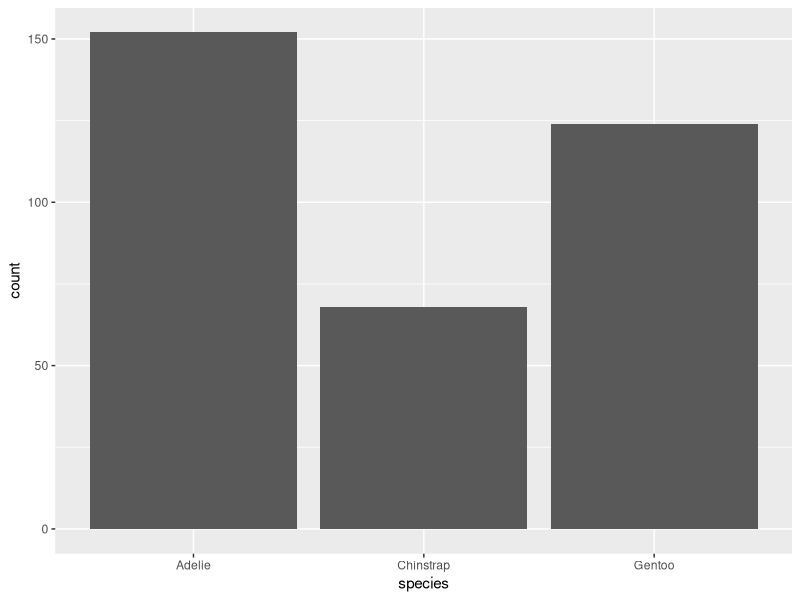
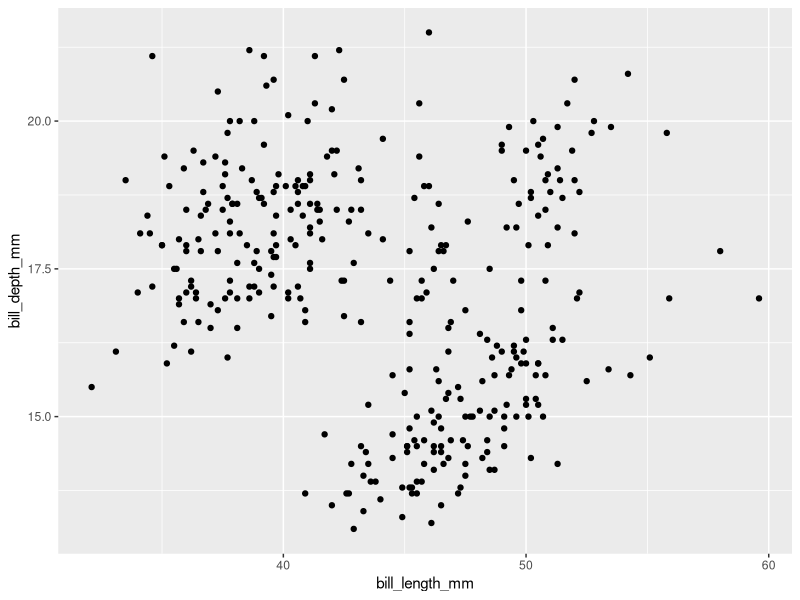
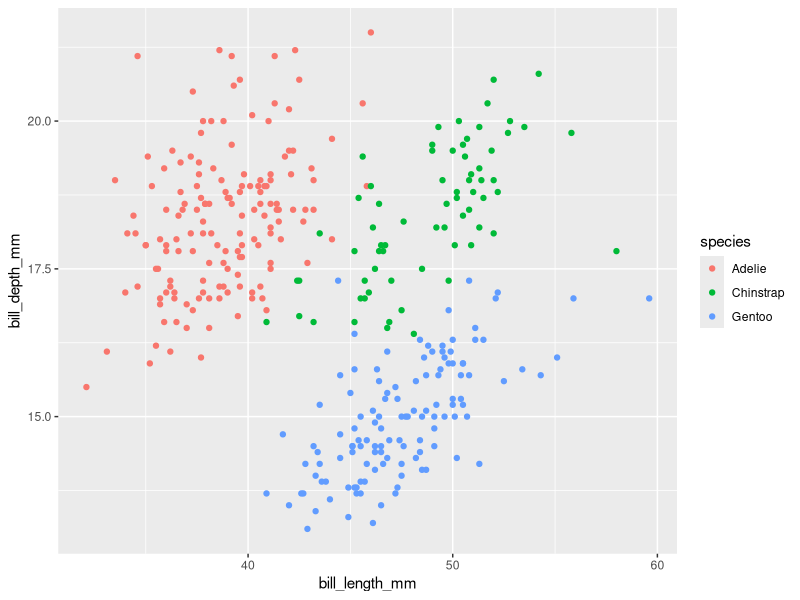
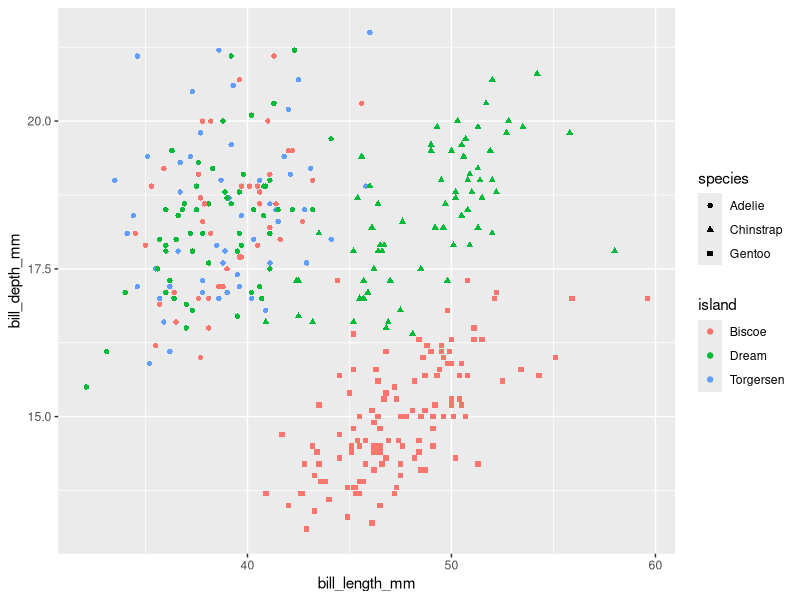

The R script that drew these images, in order:
## ---- chunk 1
#| label: Load Required Packages
#| echo: false
library(tidyverse)
library(palmerpenguins)
## ---- chunk 2
#| label: load-data

data(penguins)
## ---- chunk 3
#| label: barchart
ggplot(data = penguins) +
  geom_bar(mapping = aes(
    x = species, 
  ))
## ---- chunk 4
#| label: scatterplot
ggplot(data = penguins) +
  geom_point(mapping = aes(
    x = bill_length_mm, 
    y = bill_depth_mm
  ))
## ---- chunk 5
#| label: scatterplot-with-one-categorical-variable

ggplot(data = penguins) +
  geom_point(mapping = aes(
    x = bill_length_mm, 
    y = bill_depth_mm,
     color = species
  ))

## ---- chunk 6
#| label: scatterplot-with-two-categorical-variables

ggplot(data = penguins) +
  geom_point(mapping = aes(
    x = bill_length_mm, 
    y = bill_depth_mm,
     shape = species,
    color = island
  ))

